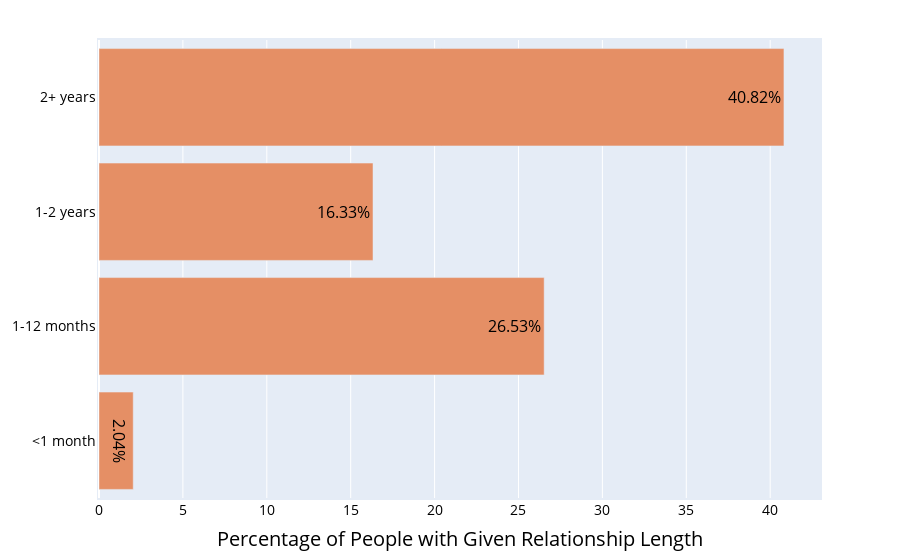

The cell this chart's notebook holds for it:
### Markdown cell above
# Slide 12 - Length of Relationship

### Code cell
top_labels = ['<1 month', '1-12 months', '1-2 years', '2+ years']
colors = ['rgb(217,96,37)', 'rgb(222,111,57)', 'rgb(229,143,101)', 'rgb(236,175,145)', 'rgb(236,175,145)']

values = [2.04, 26.53, 16.33, 40.82, 14.29]

fig = go.Figure(data=[go.Bar(x=values, 
                             y=top_labels, 
                             text=values, 
                             marker_color='rgb(229,143,101)',
                             textfont_color='#000000',
                             orientation='h',
                             textfont_size=16
                             )])
fig.update_layout(
    yaxis=dict(
        #categoryorder='total ascending', 
        color='#000000',
        titlefont_size=20,
        tickfont_size=14
    ), 
    xaxis=dict(
        title='Percentage of People with Given Relationship Length',
        color='#000000',
        titlefont_size=20,
        tickfont_size=14
    ),
    bargap=0.15, 
    margin=dict(l=80, r=80, t=40, b=40, pad=2))
fig.update_traces(texttemplate='%{text}%', textposition='auto')
iplot(fig)
fig.write_image("presentationImages/SOCIAL_S12_RelationshipLength_MonoColors.png", width=800, height=800)

### Figure 1 — Plotly figure (JSON) as saved in the notebook; plotly's stock layout.template omitted (floating-point values rounded to 4 significant figures)
{"data": [{"marker": {"color": "rgb(229,143,101)"}, "orientation": "h", "text": ["2.04", "26.53", "16.33", "40.82", "14.29"], "textfont": {"color": "#000000", "size": 16}, "textposition": "auto", "texttemplate": "%{text}%", "type": "bar", "x": [2.04, 26.53, 16.33, 40.82, 14.29], "y": ["<1 month", "1-12 months", "1-2 years", "2+ years"]}], "layout": {"bargap": 0.15, "margin": {"b": 40, "l": 80, "pad": 2, "r": 80, "t": 40}, "xaxis": {"color": "#000000", "tickfont": {"size": 14}, "title": {"font": {"size": 20}, "text": "Percentage of People with Given Relationship Length"}}, "yaxis": {"color": "#000000", "tickfont": {"size": 14}, "title": {"font": {"size": 20}}}}}
